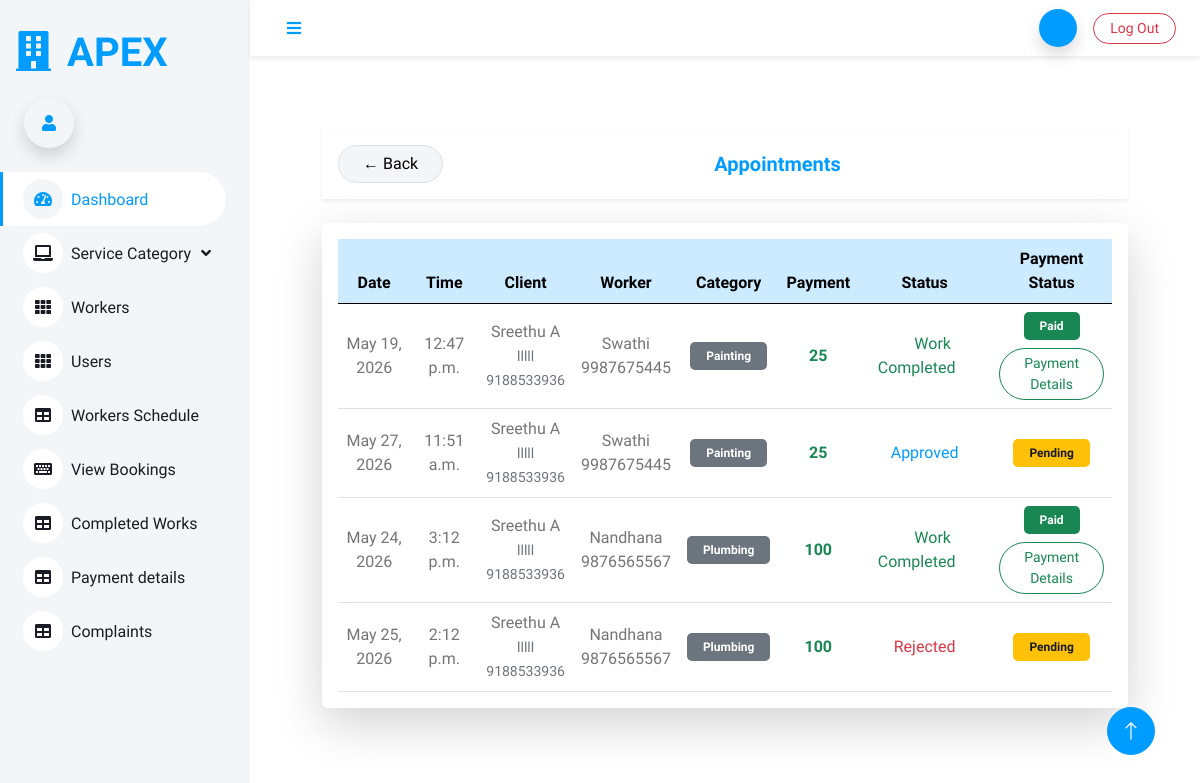
Before: /admin_view_appointment with the older database file.
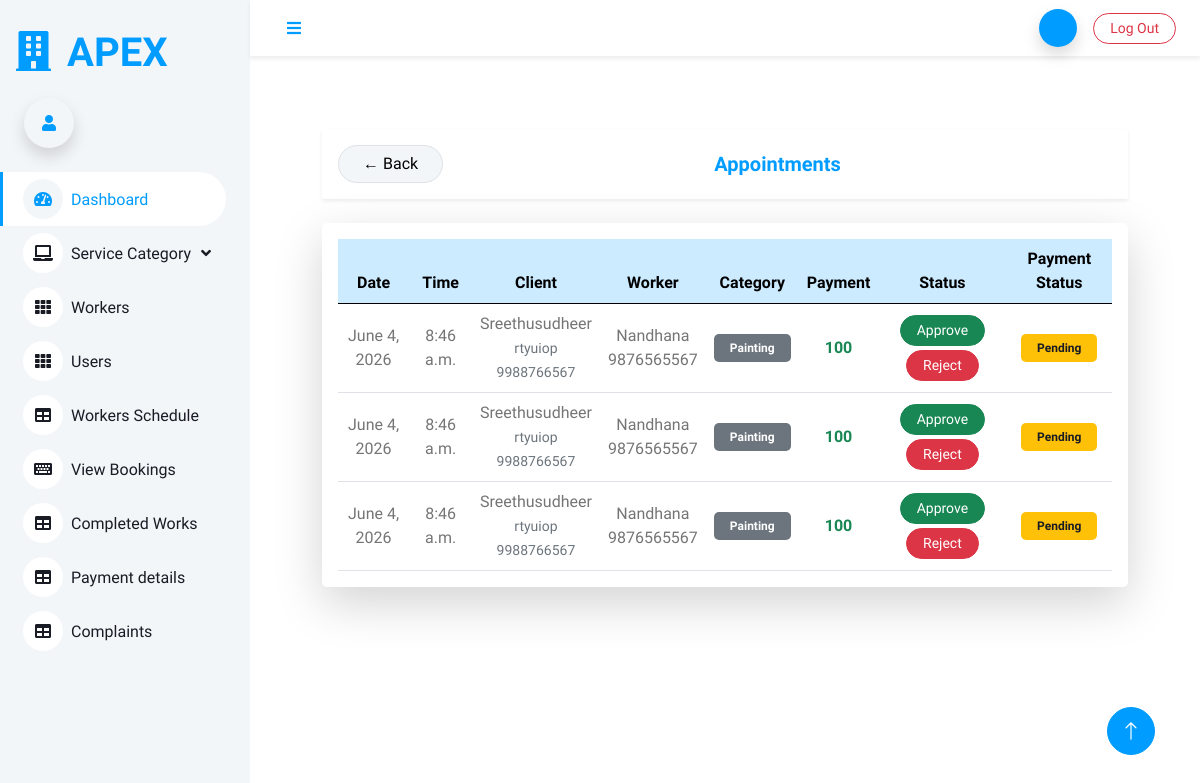
After: the same page with the newer database file.
### Homeserviceapp/models.py (models this page shows, shortened)
class Appointment(models.Model):
    user = models.ForeignKey(Login, on_delete=models.CASCADE, related_name='appointment')
    user_profile = models.ForeignKey(UserRegistration, on_delete=models.CASCADE, related_name='user_profile')
    worker = models.ForeignKey(WorkerRegistration, on_delete=models.CASCADE, related_name='worker')
    availability = models.ForeignKey(Availability, on_delete=models.DO_NOTHING)
    appointment_status = models.IntegerField(default=0)
    work_status = models.BooleanField(default=False)
    payment_status = models.IntegerField(default=0)
    worker_amount = models.IntegerField(null=True, blank=True)
    worker_payment_status = models.IntegerField(default=0)
    admin_wallet = models.IntegerField(null=True, blank=True)

class Availability(models.Model):
    user = models.ForeignKey(WorkerRegistration, on_delete=models.DO_NOTHING)
    date = models.DateField()
    time = models.TimeField()
    schedule_status = models.IntegerField(default=0)
    booking_status = models.IntegerField(default=0)

class UserRegistration(models.Model):
    user = models.OneToOneField(Login, on_delete=models.CASCADE, related_name='user')
    name = models.CharField(max_length=250)
    address = models.TextField(max_length=300)
    contact = models.IntegerField()

class WorkerRegistration(models.Model):
    user = models.OneToOneField(Login, on_delete=models.CASCADE, related_name='worker')
    name = models.CharField(max_length=300)
    category = models.ForeignKey(Category, on_delete=models.DO_NOTHING)
    address = models.TextField()
    contact = models.IntegerField()
    paypal_email = models.CharField(max_length=200, null=True, blank=True)
    payment = models.IntegerField(null=True, blank=True)
    experience = models.IntegerField()
    image = models.ImageField(upload_to='uploads/')

class Category(models.Model):
    category = models.CharField(max_length=300)
    def __str__(self):
        return self.category

### Homeserviceapp/views.py (the view)
# urls.py: path('admin_view_appointment', views.admin_view_appointment, name='admin_view_appointment'),
def admin_view_appointment(request):
    data = Appointment.objects.all()
    return render(request, 'admin/admin_view_appointment.html', {'data': data})

### templates/admin/admin_view_appointment.html (shortened to what this page needs)
{% extends 'admin/admin_dashboard.html' %}
{% block content %}
<div class="container py-4">
    <div class="d-flex justify-content-between align-items-center mb-4 p-3 bg-white shadow-sm rounded-4">
        <a href="{% url 'admin_dashboard' %}" class="btn btn-light border rounded-pill px-4">
            ← Back
        </a>
        <h5 class="mb-0 fw-bold text-primary">Appointments</h5>
    </div>
    <div class="card border-0 shadow-lg rounded-4">
        <div class="card-body p-3">
            <div class="table-responsive">
                <table class="table table-hover align-middle text-center mb-0">
                    <thead class="table-primary">
                        <tr>
                            <th>Date</th>
                            <th>Time</th>
                            <th>Client</th>
                            <th>Worker</th>
                            <th>Category</th>
                            <th>Payment</th>
                            <th>Status</th>
                            <th>Payment Status</th>
                        </tr>
                    </thead>
                    <tbody>
                        {% for i in data %}
                        <tr>
                            <td class="fw-semibold">{{ i.availability.date }}</td>
                            <td>{{ i.availability.time }}</td>
                            <td>
                                <div class="fw-semibold">{{ i.user_profile.name }}</div>
                                <small class="text-muted">{{ i.user_profile.address }}</small><br>
                                <small class="text-muted">{{ i.user_profile.contact }}</small>
                            </td>
                            <td class="fw-semibold">{{ i.worker.name }}<br>{{ i.worker.contact }}</td>
                            <td>
                                <span class="badge bg-secondary px-3 py-2">
                                    {{ i.worker.category }}
                                </span>
                            </td>
                            <td class="fw-bold text-success">
                                 {{ i.worker.payment }}
                            </td>
                            <td>
                                {% if i.appointment_status == 0 %}
                                    <a href="{% url 'approve_appointment' i.id %}"
                                       class="btn btn-sm btn-success rounded-pill px-3 mb-1">
                                        Approve
                                    </a>
                                    <a href="{% url 'reject_appointment' i.id %}"
                                       class="btn btn-sm btn-danger rounded-pill px-3">
                                        Reject
                                    </a>
                                {% elif i.appointment_status == 1 %}
                                    {% if i.work_status == True %}
                                        <span class="text-success px-3 py-2 rounded-pill">
                                            Work Completed
                                        </span>
                                    {% else %}
                                        <span class="text-primary px-3 py-2 rounded-pill">
                                            Approved
                                        </span>
                                    {% endif %}
                                {% elif i.appointment_status == 2 %}
                                    <span class="text-danger px-3 py-2 rounded-pill">
                                        Rejected
                                    </span>
                                {% endif %}
                            </td>
                            <td>
                                {% if i.payment_status == 0 %}
                                    <span class="badge bg-warning text-dark px-3 py-2">
                                        Pending
                                    </span>
                                {% elif i.payment_status == 1 %}
                                    <span class="badge bg-success px-3 py-2">
                                        Paid
                                    </span>
                                    <div class="mt-2">
                                        <a href="{% url 'admin_payment_details' i.id %}"
                                           class="btn btn-sm btn-outline-success rounded-pill px-3">
                                            Payment Details
                                        </a>
                                    </div>
                                {% elif i.payment_status == 2 %}
                                    <span class="badge bg-danger px-3 py-2">
                                        Failed
                                    </span>
                                {% elif i.payment_status == 3 %}
                                    <span class="badge bg-secondary px-3 py-2">
                                        Cancelled
                                    </span>
                                {% endif %}
                            </td>
                        </tr>
                        {% endfor %}
                    </tbody>
                </table>
            </div>
        </div>
    </div>
</div>
{% endblock %}

### templates/admin/admin_dashboard.html (shortened to what this page needs)
<!DOCTYPE html>
<html lang="en">
{% load static %}
<head>
    <link href="https://cdnjs.cloudflare.com/ajax/libs/font-awesome/5.10.0/css/all.min.css" rel="stylesheet">
    <link href="https://cdn.jsdelivr.net/npm/bootstrap-icons@1.4.1/font/bootstrap-icons.css" rel="stylesheet">
    <link href=" {% static '/dashboard/lib/owlcarousel/assets/owl.carousel.min.css' %} " rel="stylesheet">
    <link href=" {% static '/dashboard/lib/tempusdominus/css/tempusdominus-bootstrap-4.min.css' %} " rel="stylesheet" />
    <link href=" {% static '/dashboard/css/bootstrap.min.css' %} " rel="stylesheet">
    <link href=" {% static '/dashboard/css/style.css' %} " rel="stylesheet">
</head>
<body>
    <div>
        <div class="sidebar pe-4 pb-3">
            <nav class="navbar bg-light navbar-light">
                <a href=" {% static 'index.html' %} " class="navbar-brand d-flex align-items-center">
                    <h1 class="m-3 text-primary"><i class="fa fa-building me-3"></i>APEX</h1>
                </a>
                <div class="d-flex align-items-center ms-4 mb-4">
                     <div class="bg-light rounded-circle d-inline-flex align-items-center justify-content-center shadow"
                             style="width: 50px; height: 50px;">
                            <i class="fa fa-user fa-x text-primary"></i>
                        </div>
                </div>
                <div class="navbar-nav w-100">
                    <a href=" {% url 'admin_dashboard' %} " class="nav-item nav-link active"><i class="fa fa-tachometer-alt me-2"></i>Dashboard</a>
                    <div class="nav-item dropdown">
                        <a href="#" class="nav-link dropdown-toggle" data-bs-toggle="dropdown"><i class="fa fa-laptop me-2"></i>Service Category</a>
                    </div>
                    <a href=" {% url 'view_workers_admin' %} " class="nav-item nav-link"><i class="fa fa-th me-2"></i>Workers</a>
                    <a href=" {% url 'users' %} " class="nav-item nav-link"><i class="fa fa-th me-2"></i>Users</a>
                    <a href="{% url 'workers_schedule' %} " class="nav-item nav-link"><i class="fa fa-table me-2"></i>Workers Schedule</a>
                    <a href=" {% url 'admin_view_appointment' %} " class="nav-item nav-link"><i class="fa fa-keyboard me-2"></i>View Bookings</a>
                    <a href=" {% url 'admin_completed_works' %} " class="nav-item nav-link"><i class="fa fa-table me-2"></i>Completed Works</a>
                    <a href=" {% url 'admin_wallet' %} " class="nav-item nav-link"><i class="fa fa-table me-2"></i>Payment details</a>
                    <a href=" {% url 'admin_view_complaints' %} " class="nav-item nav-link"><i class="fa fa-table me-2"></i>Complaints</a>
                </div>
            </nav>
        </div>
        <div class="content">
            <nav class="navbar navbar-expand-lg navbar-light bg-white sticky-top px-4 py-2 shadow-sm no-print"
                style="border-bottom:1px solid #f1f1f1;">
               <a href="#" class="sidebar-toggler flex-shrink-0">
                    <i class="fa fa-bars"></i>
                </a>
              <div class="navbar-nav ms-auto d-flex align-items-center gap-3">
    <div class="d-flex align-items-center gap-2">
        <div class="rounded-circle bg-primary text-white d-flex align-items-center justify-content-center shadow"
             style="width:38px;height:38px;font-weight:600;">
        </div>
    </div>
    <a href="{% url 'logout_view' %}" class="btn btn-outline-danger btn-sm rounded-pill px-3">
        Log Out
    </a>
</div>
            </nav>
            <div class="container-fluid pt-4 px-4">
                <div class="row g-4">
                    <div class="col-sm-12 col-xl-12">
                        <div class=" text-center rounded p-4">
                            <div class="d-flex align-items-center justify-content-between mb-4">
                                {% block content %}
                                {% endblock %}
                            </div>
                        </div>
                    </div>
                </div>
            </div>
        </div>
        <a href="#" class="btn btn-lg btn-primary btn-lg-square back-to-top"><i class="bi bi-arrow-up"></i></a>
    </div>
</body>
</html>

### static/dashboard/css/style.css (style rules this page uses)
:root { --primary: #009CFF; --light: #F3F6F9; --dark: #191C24; }
.back-to-top { position: fixed; display: none; right: 45px; bottom: 45px; z-index: 99; }
.btn { transition: .5s; }
.btn.btn-primary { color: #FFFFFF; }
.btn-lg-square { width: 48px; height: 48px; }
.btn-square, .btn-sm-square, .btn-lg-square { padding: 0; display: inline-flex; align-items: center; justify-content: center; font-weight: normal; border-radius: 50px; }
.sidebar { position: fixed; top: 0; left: 0; bottom: 0; width: 250px; height: 100vh; overflow-y: auto; background: var(--light); transition: 0.5s; z-index: 999; }
.content { margin-left: 250px; min-height: 100vh; background: #FFFFFF; transition: 0.5s; }
@media (min-width: 992px) { .sidebar { margin-left: 0; } }
@media (min-width: 992px) { .content { width: calc(100% - 250px); } }
.sidebar .navbar .navbar-nav .nav-link { padding: 7px 20px; color: var(--dark); font-weight: 500; border-left: 3px solid var(--light); border-radius: 0 30px 30px 0; outline: none; }
.sidebar .navbar .navbar-nav .nav-link:hover, .sidebar .navbar .navbar-nav .nav-link.active { color: var(--primary); background: #FFFFFF; border-color: var(--primary); }
.sidebar .navbar .navbar-nav .nav-link i { width: 40px; height: 40px; display: inline-flex; align-items: center; justify-content: center; background: #FFFFFF; border-radius: 40px; }
.sidebar .navbar .navbar-nav .nav-link:hover i, .sidebar .navbar .navbar-nav .nav-link.active i { background: var(--light); }
.sidebar .navbar .dropdown-toggle::after { position: absolute; top: 15px; right: 15px; border: none; content: "\f107"; font-family: "Font Awesome 5 Free"; font-weight: 900; transition: .5s; }
.content .navbar .sidebar-toggler, .content .navbar .navbar-nav .nav-link i { width: 40px; height: 40px; display: inline-flex; align-items: center; justify-content: center; background: #FFFFFF; border-radius: 40px; }

Changed rows visible on the page:
removed Appointment: availability "May 25, 2026", availability.time "2:12 p.m.", user_profile.name "Sreethu A", user_profile.address "lllll", user_profile.contact "9188533936", worker.name "Nandhana", worker.contact "9876565567", worker.category "Plumbing", worker.payment "100", appointment_status "Rejected", payment_status "Pending"
changed Appointment (number 1 of 3 on the later page): availability "May 19, 2026" → "June 4, 2026"; availability.time "12:47 p.m." → "8:46 a.m."; user_profile.name "Sreethu A" → "Sreethusudheer"; user_profile.address "lllll" → "rtyuiop"; user_profile.contact "9188533936" → "9988766567"; worker.name "Swathi" → "Nandhana"; worker.contact "9987675445" → "9876565567"; worker.payment "25" → "100"; appointment_status "Work Completed" → "Approve Reject"; payment_status "Paid Payment Details" → "Pending"
changed Appointment (number 2 of 3 on the later page): availability "May 27, 2026" → "June 4, 2026"; availability.time "11:51 a.m." → "8:46 a.m."; user_profile.name "Sreethu A" → "Sreethusudheer"; user_profile.address "lllll" → "rtyuiop"; user_profile.contact "9188533936" → "9988766567"; worker.name "Swathi" → "Nandhana"; worker.contact "9987675445" → "9876565567"; worker.payment "25" → "100"; appointment_status "Approved" → "Approve Reject"
changed Appointment (number 3 of 3 on the later page): availability "May 24, 2026" → "June 4, 2026"; availability.time "3:12 p.m." → "8:46 a.m."; user_profile.name "Sreethu A" → "Sreethusudheer"; user_profile.address "lllll" → "rtyuiop"; user_profile.contact "9188533936" → "9988766567"; worker.category "Plumbing" → "Painting"; appointment_status "Work Completed" → "Approve Reject"; payment_status "Paid Payment Details" → "Pending"
